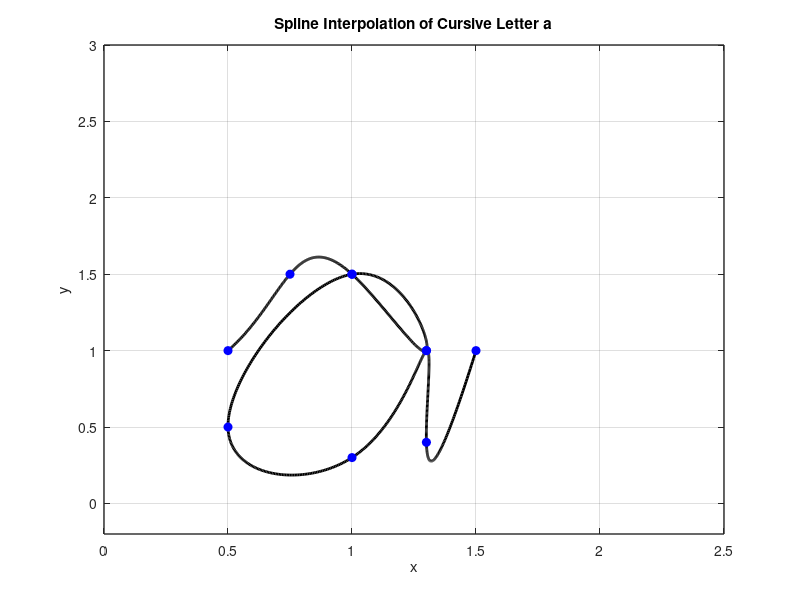

MATLAB code to generate this figure:
x = [0.5 0.75 1 1.3 1 0.5 1 1.3 1.3 1.5];
y = [1 1.5 1.5 1 1.5 0.5 0.3 1 0.4 1];

n = length(x);
t = 0:n-1; % Parametric coordinate t
tt = 0:0.01:n-1; % More dense coordinate tt for spline interpolation

% Compute spline interpolation
xx = spline(t, x, tt);
yy = spline(t, y, tt);

% Plot settings
figure(1)
plot(xx, yy, 'k', 'LineWidth', 2) % plot spline
hold on
plot(x, y, 'bo', 'MarkerFaceColor', 'b') % plot data points
axis([0 2.5 -0.2 3])
grid on
title('Spline Interpolation of Cursive Letter a')
xlabel('x')
ylabel('y')
set(gca, 'FontSize', 10, 'LineWidth', 1)
grid on